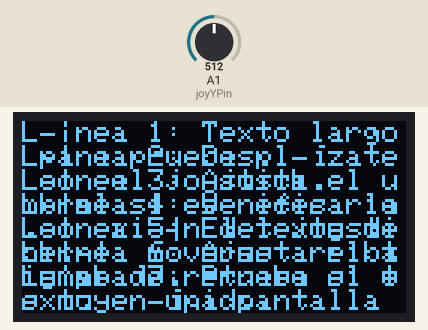
Simulated run of this sketch. Board: Arduino Uno, built with avr-gcc and run on an emulated ATmega328P. Shown: 128×64 one-colour display. Inputs (shaded band) come from the test bench; at power-on: A1 (joyYPin) = 512.

Above: at 0.2 s.

The sketch:

sketch.ino
```cpp
#include <Wire.h>
#include <Adafruit_GFX.h>
#include <Adafruit_SSD1306.h>

// Configuración de pines del OLED
#define SCREEN_WIDTH 128
#define SCREEN_HEIGHT 64
#define OLED_RESET -1
#define SCREEN_ADDRESS 0x3C  // Asegúrate de usar la dirección correcta (0x3C o 0x3D)

Adafruit_SSD1306 display(SCREEN_WIDTH, SCREEN_HEIGHT, &Wire, OLED_RESET);

// Configuración del joystick
const int joyYPin = A1;  // Pin analógico del joystick para el eje Y

int textPosition = 0;  // Posición actual del texto
const int textHeight = 8;  // Altura de una línea de texto
const int screenLines = SCREEN_HEIGHT / textHeight;  // Número de líneas visibles en la pantalla

// Texto largo para mostrar
const char* longText[] = {
  "Línea 1: Texto largo para pruebas.",
  "Línea 2: Desplázate con el joystick.",
  "Línea 3: Ajusta el umbral si es necesario.",
  "Línea 4: Verifica la conexión del joystick.",
  "Línea 5: El texto debería moverse arriba y abajo.",
  "Línea 6: Ajusta el tiempo de retraso si es muy rápido.",
  "Línea 7: Prueba el texto en una pantalla real si es posible."
};
const int totalLines = sizeof(longText) / sizeof(longText[0]);

void setup() {
  Serial.begin(115200);

  // Inicializar el display OLED
  if (!display.begin(SSD1306_SWITCHCAPVCC, SCREEN_ADDRESS)) {
    Serial.println(F("SSD1306 allocation failed"));
    for (;;); // Detener el programa si la inicialización falla
  }

  display.clearDisplay(); // Limpiar pantalla
  display.setTextSize(1); // Tamaño del texto
  display.setTextColor(SSD1306_WHITE); // Color del texto
  display.setCursor(0, 0); // Posición inicial del cursor

  // Mostrar un mensaje inicial
  display.println(F("Hola, OLED!"));
  display.display(); // Actualizar el contenido en la pantalla
}

void loop() {
  // Leer valor del joystick
  int joyYValue = analogRead(joyYPin);
  int threshold = 500; // Umbral para detección de movimiento

  // Mover el texto basado en la posición del joystick
  if (joyYValue < 1024 - threshold && textPosition < totalLines - screenLines) {
    textPosition++;
    delay(200); // Retraso para evitar movimientos demasiado rápidos
  }
  if (joyYValue > threshold && textPosition > 0) {
    textPosition--;
    delay(200); // Retraso para evitar movimientos demasiado rápidos
  }

  // Limpiar pantalla y mostrar texto
  display.clearDisplay();

  for (int i = 0; i < screenLines; i++) {
    if (textPosition + i < totalLines) {
      display.setCursor(0, i * textHeight);
      display.print(longText[textPosition + i]);
    }
  }

  display.display();
}
```
